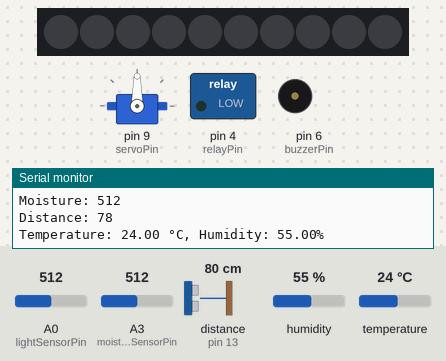
Recording of a sketch running on a simulated Arduino Uno, built with avr-gcc and run on an emulated ATmega328P. Shown: servo, 10 RGB LEDs in strip order, left to right, switched loads named in the sketch (green lamp = pin HIGH), buzzer (waves = sounding, pin HIGH), the last lines printed to the serial monitor. Wiring (inferred from the names in the program): ultrasonic range finder: trigger pin 12; echo pin 13. The test bench sets the inputs (shaded band); at power-on: A0 (lightSensorPin) = 512, distance to the obstacle (sensor on pin 13) 80 cm, humidity 55 %, A3 (moistureSensorPin) = 512, temperature 24 °C. The echo pulse lasts 58.3 µs per cm; pins used as bus, display or sensor lines are not drawn.

Above: at 1.8 s.
1.9 s: A0 (lightSensorPin) set to 90
At 3.5 s:
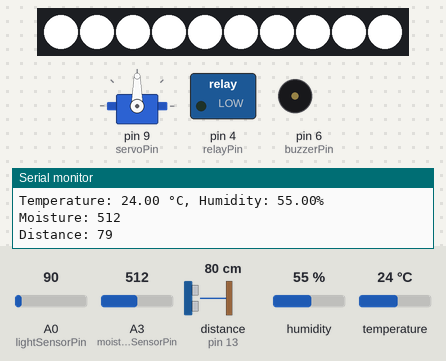
7.9 s: distance to the obstacle (sensor on pin 13) set to 7 cm
13.9 s: distance to the obstacle (sensor on pin 13) set to 4 cm
19.6 s: distance to the obstacle (sensor on pin 13) set to 9 cm
At 24.8 s:
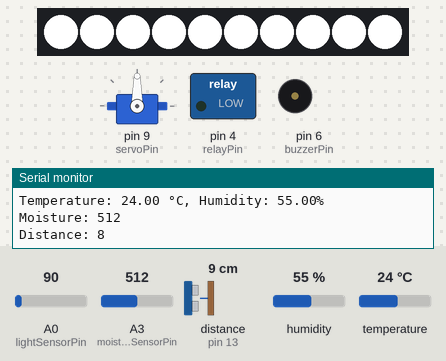
25.6 s: humidity set to 41 %
30.6 s: humidity set to 38 %
At 41.4 s:
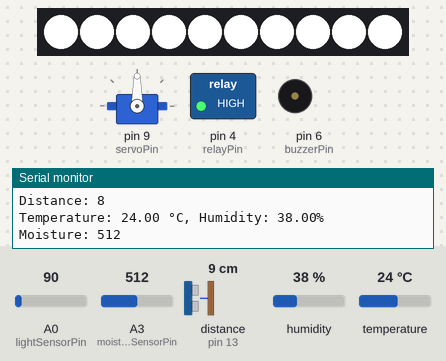
Timing chart, 0 to 42.9 s (numbered marks = the images above; inputs shaded):
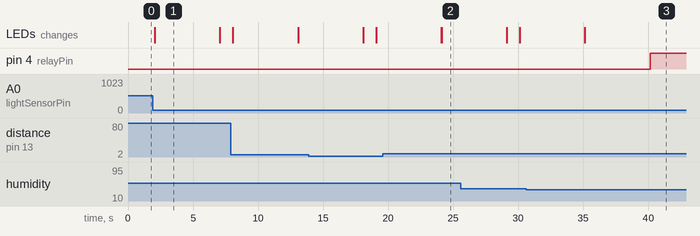

Measured:
- the behaviour switches between 40 and 39 % on humidity (found by bisection; images 2 and 3)
- after the input at 1.9 s, the LEDs: change after 0.15 s (image 1)
- after the input at 19.6 s, pin 6 (buzzerPin): stays LOW (without the input it goes to HIGH after 4.5 s)
- after the input at 30.6 s, pin 4 (relayPin): LOW → HIGH after 9.6 s
- what the display in image 1 shows lasts 5.1 s, from 2.0 s to 7.1 s

The sketch:

plant_factory.ino
```cpp
#include <DHT.h>
#include <Servo.h>
#include <FastLED.h>

#define LED_PIN 2
#define LED_COUNT 10
#define DHTPIN 7
#define DHTTYPE DHT11
// Define pins for the ultrasonic module
const int trigPin = 12; // Ultrasonic module trigger pin
const int echoPin = 13; // Ultrasonic module echo pin
const int buzzerPin = 6; // Buzzer pin
const int moistureSensorPin = 3; // Moisture sensor pin
const int servoPin = 9;          // Servo pin
const int lightSensorPin = A0; // Light sensor pin
const int relayPin = 4;

DHT dht(DHTPIN, DHTTYPE);
Servo servo;
CRGB leds[LED_COUNT];

void setup() {
  pinMode(trigPin, OUTPUT); // Set ultrasonic module trigger pin as output
  pinMode(echoPin, INPUT); // Set ultrasonic module echo pin as input
  pinMode(buzzerPin, OUTPUT); // Set buzzer pin as output
  Serial.begin(9600); // Initialize serial communication for debugging

  dht.begin();

  pinMode(moistureSensorPin, INPUT);
  servo.attach(servoPin);
  Serial.begin(9600); // Initialize serial communication

  pinMode(lightSensorPin, INPUT);
  FastLED.addLeds<WS2812, LED_PIN, GRB>(leds, LED_COUNT);
  FastLED.clear();  // Turn off all LEDs
  FastLED.show();

  // Set relay pin as output mode
  pinMode(relayPin, OUTPUT);
}

void loop() {
  // Send ultrasonic signal
  digitalWrite(trigPin, LOW);
  delayMicroseconds(2);
  digitalWrite(trigPin, HIGH);
  delayMicroseconds(10);
  digitalWrite(trigPin, LOW);

  // Receive ultrasonic signal and calculate distance
  long duration = pulseIn(echoPin, HIGH);
  int distance = duration * 0.034 / 2;

  // Print distance to serial monitor
  Serial.print("Distance: ");
  Serial.println(distance);

  // If distance is less than or equal to 20 cm, sound the buzzer
  if (distance <= 4) {
    digitalWrite(buzzerPin, HIGH);
    delay(1000); // Turn on the buzzer
    digitalWrite(buzzerPin, LOW);
  } else {
    digitalWrite(buzzerPin, LOW); // Turn off the buzzer
  }

  int lightValue = analogRead(lightSensorPin);
  // If the light sensor reads a value less than a certain threshold (indicating no light)
  if (lightValue < 100) {
    for (int i = 0; i < LED_COUNT; i++) {
      leds[i] = CRGB::White;
    }
    FastLED.show();
    delay(5000);  // Keep the LEDs white for 20 seconds

    // Turn off all LEDs
    FastLED.clear();
    FastLED.show();
  } else {
    // Do nothing
  }

  float humidity = dht.readHumidity();
  float temperature = dht.readTemperature();

  // Print temperature and humidity data to serial monitor
  Serial.print("Temperature: ");
  Serial.print(temperature);
  Serial.print(" °C, Humidity: ");
  Serial.print(humidity);
  Serial.println("%");

  if (humidity < 40.00) {
    // Turn on the relay by setting the pin high
    digitalWrite(relayPin, HIGH);
  } else {
    // Turn off the relay by setting the pin low
    digitalWrite(relayPin, LOW);
    delay(1000); // Delay for 1 second
  }

  int moistureValue = analogRead(moistureSensorPin);

  // Print moisture data to serial monitor
  Serial.print("Moisture: ");
  Serial.println(moistureValue);

  // If the moisture sensor reads a value greater than a certain threshold (indicating wetness), rotate the servo to a specified angle
  if (moistureValue > 300) {  // Close window when there are water droplets
    servo.write(90); // Rotate the servo to 90 degrees
  } else {
    // If dry, rotate the servo to the initial position (e.g., 0 degrees)
    servo.write(0);
  }

  // If the light sensor reads a value less than a certain threshold (indicating no light), rotate the servo to 60 degrees
  if (lightValue < 100) {
    for (int i = 0; i < LED_COUNT; i++) {
      leds[i] = CRGB::White;
    }
    FastLED.show();
    delay(5000);  // Keep the LEDs white for 20 seconds

    // Turn off all LEDs
    FastLED.clear();
    FastLED.show();
  } else {
    // Do nothing
  }
}
```
